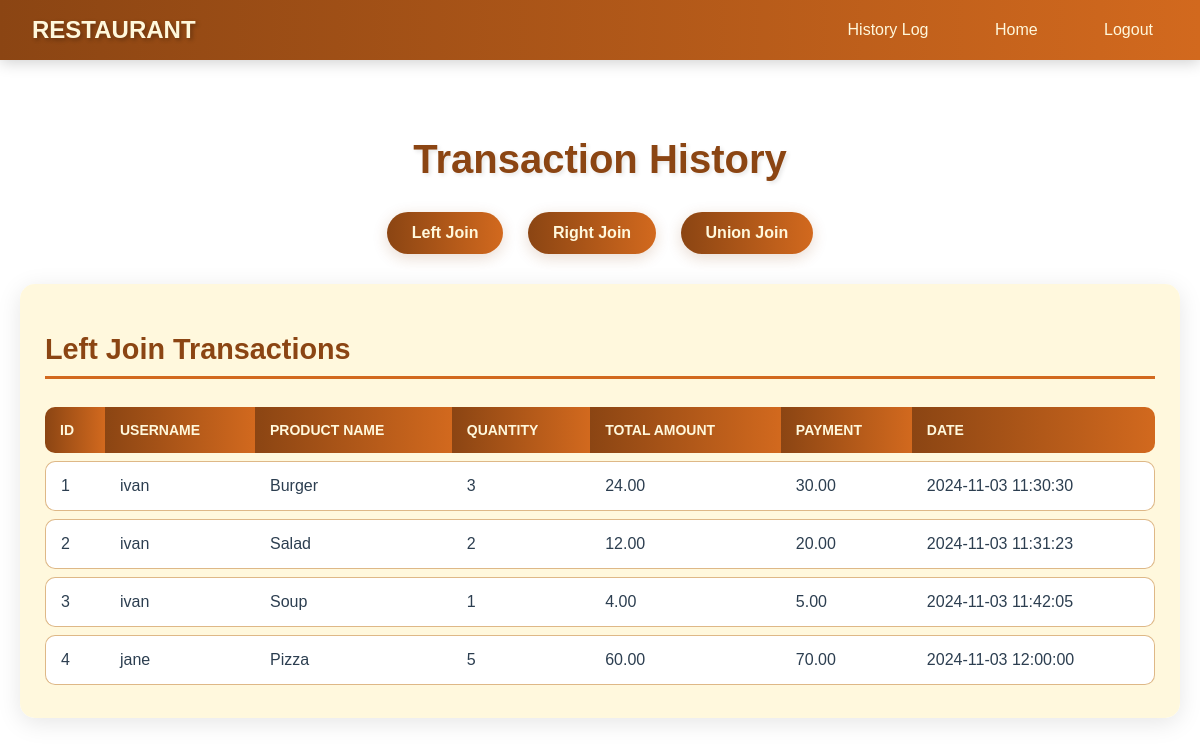
The page /history.php on the database its author committed.
### tables this page shows
CREATE TABLE `transactions` (
  `id` int(11) NOT NULL,
  `user_id` int(11) NOT NULL,
  `product_id` int(11) NOT NULL,
  `quantity` int(11) NOT NULL,
  `total_amount` decimal(10,2) NOT NULL,
  `payment` decimal(10,2) NOT NULL,
  `created_at` datetime DEFAULT current_timestamp()
);

CREATE TABLE `users` (
  `id` int(11) NOT NULL,
  `username` varchar(100) NOT NULL,
  `password` varchar(255) NOT NULL,
  `created_at` datetime DEFAULT current_timestamp(),
  `first_login` tinyint(1) NOT NULL DEFAULT 1
);

CREATE TABLE `products` (
  `id` int(11) NOT NULL,
  `name` varchar(100) NOT NULL,
  `price` decimal(10,2) NOT NULL,
  `stock` int(11) DEFAULT 0
);

### history.php (the view, shortened to what this page needs)
<?php
include 'config.php';
function fetchLeftJoinTransactions() {
    global $pdo;
    $stmt = $pdo->query("SELECT t.id, u.username, p.name AS product_name, t.quantity, t.total_amount, t.payment, t.created_at
                          FROM transactions t
                          LEFT JOIN users u ON t.user_id = u.id
                          LEFT JOIN products p ON t.product_id = p.id");
    return $stmt->fetchAll(PDO::FETCH_ASSOC);
}
$leftJoinTransactions = fetchLeftJoinTransactions();
?>
<!DOCTYPE html>
<html lang="en">
<head>
</head>
<body>
<div class="navbar">
    <div class="logo">RESTAURANT</div>
    <div>
        <a href="history.php">History Log</a>
        <a href="dashboard.php">Home</a>
        <a href="logout.php">Logout</a>
    </div>
</div>
<div class="container">
    <h1>Transaction History</h1>
    <div class="button-container">
        <button onclick="showTable('leftJoin')">Left Join</button>
        <button onclick="showTable('rightJoin')">Right Join</button>
        <button onclick="showTable('unionJoin')">Union Join</button>
    </div>
    <div id="leftJoin" class="table-container">
        <h2>Left Join Transactions</h2>
        <table>
            <tr>
                <th>ID</th>
                <th>Username</th>
                <th>Product Name</th>
                <th>Quantity</th>
                <th>Total Amount</th>
                <th>Payment</th>
                <th>Date</th>
            </tr>
            <?php foreach ($leftJoinTransactions as $transaction): ?>
                <tr>
                    <td><?php echo $transaction['id']; ?></td>
                    <td><?php echo $transaction['username'] ?? 'N/A'; ?></td>
                    <td><?php echo $transaction['product_name'] ?? 'N/A'; ?></td>
                    <td><?php echo $transaction['quantity']; ?></td>
                    <td><?php echo $transaction['total_amount']; ?></td>
                    <td><?php echo $transaction['payment']; ?></td>
                    <td><?php echo $transaction['created_at']; ?></td>
                </tr>
            <?php endforeach; ?>
        </table>
    </div>
</div>
</body>
</html>

### history.php (style rules this page uses)
body { font-family: 'Poppins', sans-serif; margin: 0; padding: 0; background: url('https://images.unsplash.com/photo-1414235077428-338989a2e8c0?w=1600') center/cover fixed; color: #2C3E50; min-height: 100vh; }
.navbar { background: linear-gradient(to right, #8B4513, #D2691E); padding: 1em 2em; display: flex; align-items: center; justify-content: space-between; box-shadow: 0 2px 15px rgba(0,0,0,0.2); }
.navbar .logo { font-weight: 700; color: #FFF8DC; font-size: 24px; text-shadow: 2px 2px 4px rgba(0,0,0,0.3); }
.navbar a { color: #FFF8DC; margin-left: 2em; text-decoration: none; font-weight: 500; transition: all 0.3s; padding: 8px 15px; border-radius: 20px; }
.container { max-width: 1200px; margin: 30px auto; padding: 20px; }
h1 { color: #8B4513; text-align: center; font-size: 2.5em; margin-bottom: 30px; text-shadow: 2px 2px 4px rgba(0,0,0,0.1); }
.button-container { text-align: center; margin-bottom: 30px; }
button { background: linear-gradient(to right, #8B4513, #D2691E); color: #FFF8DC; padding: 12px 25px; border: none; border-radius: 25px; margin: 0 10px; font-size: 16px; font-weight: 600; cursor: pointer; transition: all 0.3s; box-shadow: 0 4px 15px rgba(139, 69, 19, 0.2); }
.table-container { background: rgba(255, 248, 220, 0.95); border-radius: 15px; padding: 25px; margin-bottom: 30px; box-shadow: 0 5px 25px rgba(0,0,0,0.1); }
.table-container h2 { color: #8B4513; font-size: 1.8em; margin-bottom: 20px; padding-bottom: 10px; border-bottom: 3px solid #D2691E; }
table { width: 100%; border-collapse: separate; border-spacing: 0 8px; margin-top: 20px; }
th { background: linear-gradient(to right, #8B4513, #D2691E); color: #FFF8DC; padding: 15px; text-align: left; font-weight: 600; text-transform: uppercase; font-size: 14px; }
th:first-child { border-radius: 10px 0 0 10px; }
th:last-child { border-radius: 0 10px 10px 0; }
td { background: white; padding: 15px; color: #2C3E50; border-top: 1px solid #DEB887; border-bottom: 1px solid #DEB887; }
td:first-child { border-left: 1px solid #DEB887; border-radius: 10px 0 0 10px; }
td:last-child { border-right: 1px solid #DEB887; border-radius: 0 10px 10px 0; }
tr { transition: all 0.3s; }

### rows shown on the page
transactions: id "1", user.username "ivan", product.name "Burger", quantity "3", total_amount "24.00", payment "30.00", created_at "2024-11-03 11:30:30"
transactions: id "2", user.username "ivan", product.name "Salad", quantity "2", total_amount "12.00", payment "20.00", created_at "2024-11-03 11:31:23"
transactions: id "3", user.username "ivan", product.name "Soup", quantity "1", total_amount "4.00", payment "5.00", created_at "2024-11-03 11:42:05"
transactions: id "4", user.username "jane", product.name "Pizza", quantity "5", total_amount "60.00", payment "70.00", created_at "2024-11-03 12:00:00"
